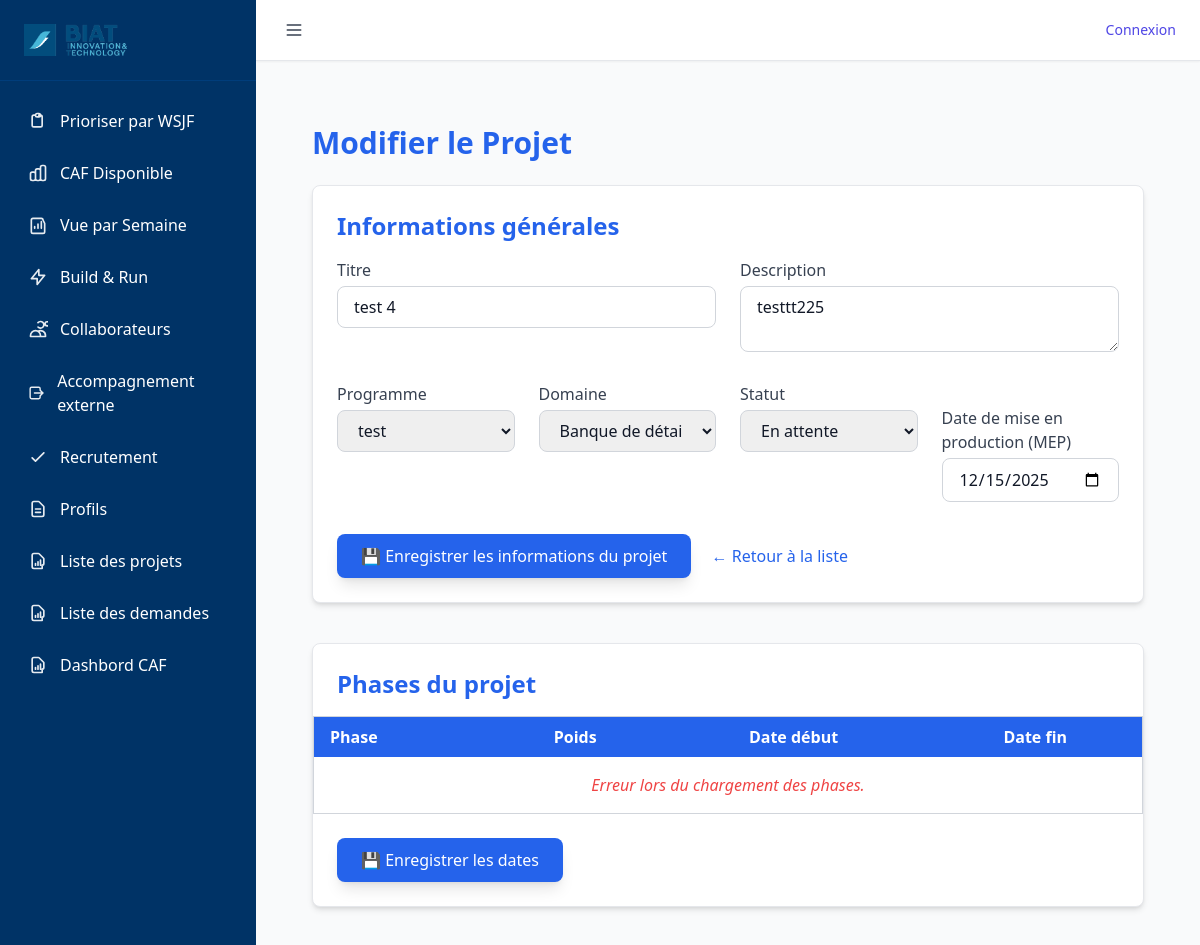
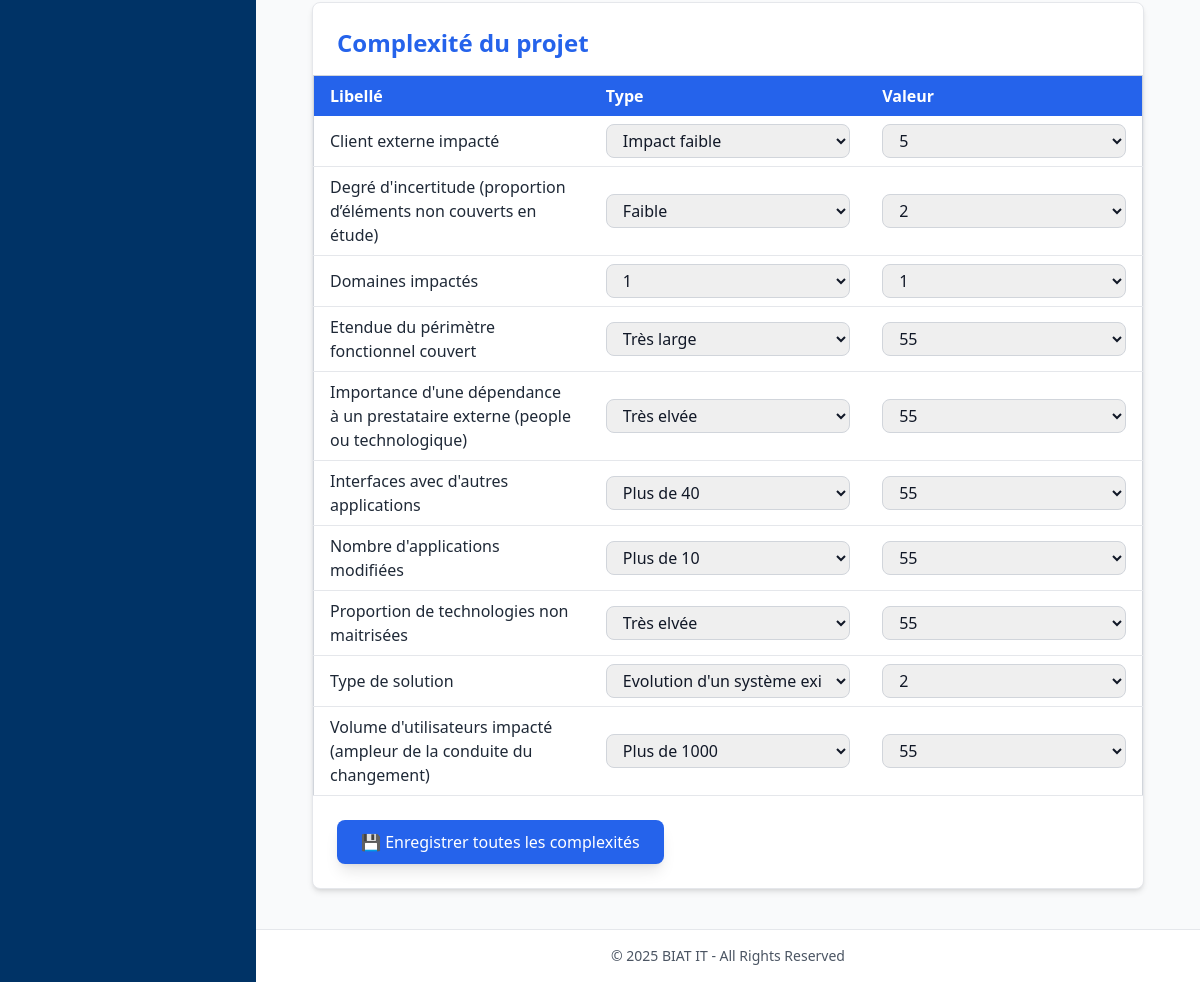
Screenshot of /projet/modifier/221 with the database file from the repository (2 pictures, top to bottom).
### tables this page shows
CREATE TABLE "Projet" (
	"id"	INTEGER,
	"ref_opg"	NUMERIC,
	"titre_projet"	NVARCHAR(200),
	"description"	NVARCHAR(300),
	"id_release"	INTEGER,
	"id_programme"	INTEGER,
	"score_complexite"	NUMERIC,
	"date_mep"	DATE,
	"retenue"	INTEGER,
	"idate"	DATE,
	"iuser"	INTEGER,
	"uuser"	INTEGER,
	"udate"	DATE,
	"id_domaine"	INTEGER,
	"id_categorie"	INTEGER,
	"id_statut"	INTEGER, estimation_jh REAL DEFAULT 0,
	PRIMARY KEY("id" AUTOINCREMENT),
	FOREIGN KEY("id_categorie") REFERENCES "categorie"("id"),
	FOREIGN KEY("id_domaine") REFERENCES "domaines"("id"),
	FOREIGN KEY("id_programme") REFERENCES "Programme"("id"),
	FOREIGN KEY("id_statut") REFERENCES "Statut"("id")
);

CREATE TABLE "Programme" (
	"id"	INTEGER,
	"nom"	NVARCHAR(200),
	"idate"	DATE,
	"iuser"	INTEGER,
	"uuser"	INTEGER,
	"udate"	DATE,
	PRIMARY KEY("id" AUTOINCREMENT)
);

CREATE TABLE domaines (
    id INTEGER PRIMARY KEY AUTOINCREMENT,
    nom TEXT NOT NULL UNIQUE,
    description TEXT,
    coefficient REAL DEFAULT 1,
    idate DATETIME DEFAULT CURRENT_TIMESTAMP,
    iuser TEXT,
    uuser TEXT,
    udate DATETIME
);

CREATE TABLE Statut (
    id INTEGER PRIMARY KEY AUTOINCREMENT,
    nom TEXT NOT NULL UNIQUE,
    idate DATETIME DEFAULT (DATETIME('now')),
    iuser INTEGER,
    udate DATETIME,
    uuser INTEGER
);

CREATE TABLE Complexite (
    id              INTEGER PRIMARY KEY AUTOINCREMENT,
    libelle         NVARCHAR(200),
    type_libelle    NVARCHAR(200),
    valeur_libelle  NVARCHAR(200),  -- ⚠️ changé en texte
    ponderation     INTEGER,
    macro_estimation INTEGER,
    idate           DATE,
    iuser           NVARCHAR(200),  -- ⚠️ changé en texte
    uuser           NVARCHAR(200),  -- ⚠️ changé en texte
    udate           DATE
);

### routes/projet_routes.py (the view, shortened to what this page needs)
@projet_bp.route("/modifier/<projet_id>", methods=["GET", "POST"])
def modifier_projet(projet_id):
    conn = get_db()
    cur = conn.cursor()
    projet = query_db("SELECT * FROM Projet WHERE id = ?", [projet_id], one=True)
    if not projet:
        flash("❌ Projet introuvable.", "error")
        return redirect(url_for("projet.liste_projets"))
    affectations = query_db("""
        SELECT
            ap.id,
            c.nom || ' ' || c.prenom AS collaborateur,
            ap.role,
            ap.pourcentage_allocation
        FROM collaborateur_projet ap
        JOIN tmp_collaborateurs c ON c.matricule = ap.collaborateur_matricule
        WHERE ap.projet_id = ?
        ORDER BY ap.id DESC
    """, [projet_id])
    collaborateurs = query_db("""
        SELECT matricule, nom || ' ' || prenom AS nom_complet
        FROM tmp_collaborateurs
        ORDER BY nom
    """)
    programmes = query_db("SELECT id, nom FROM programme ORDER BY nom")
    domaines = query_db("SELECT id, nom FROM domaines ORDER BY nom")
    categories = query_db("SELECT id, nom FROM categorie ORDER BY nom")
    statuts = query_db("SELECT id, nom FROM statut ORDER BY nom")
    libelles_complexite = query_db("""
        SELECT DISTINCT libelle FROM complexite
        WHERE libelle IS NOT NULL AND libelle <> ''
        ORDER BY libelle
    """)
    complexites = []
    for l in libelles_complexite:
        lib = l["libelle"]
        valeur_existante = query_db("""
            SELECT c.id AS id_complexite, c.libelle, c.type_libelle, c.valeur_libelle
            FROM complexite_projet cp
            JOIN complexite c ON c.id = cp.id_complexite
            WHERE cp.id_projet = ? AND c.libelle = ?
            LIMIT 1
        """, [projet_id, lib], one=True)
        if valeur_existante:
            complexites.append(valeur_existante)
        else:
            complexites.append({"libelle": lib, "id_complexite": None, "type_libelle": None, "valeur_libelle": None})
    complexite_possibles = query_db("""
        SELECT DISTINCT libelle, id, type_libelle, valeur_libelle
        FROM complexite
        WHERE type_libelle IS NOT NULL AND type_libelle <> ''
        ORDER BY id
    """)
    dropdowns_complexite = {}
    for c in complexite_possibles:
        dropdowns_complexite.setdefault(c["libelle"], []).append(dict(c))
    phases_projet = []
    if projet["id_programme"]:
        phases_projet = query_db("""
            SELECT pp.id, ph.nom AS phase_nom, pp.date_debut, pp.date_fin, pf.poids
            FROM projet_phases pp
            JOIN phase ph ON ph.id = pp.phase_id
            JOIN programme_phase pf ON pf.phase_id = ph.id AND pf.programme_id = ?
            WHERE pp.projet_id = ?
            ORDER BY ph.id
        """, [projet["id_programme"], projet_id])
    return render_template(
        "projets_modifier.html",
        projet=projet,
        programmes=programmes,
        domaines=domaines,
        categories=categories,
        statuts=statuts,
        complexites=complexites,
        dropdowns_complexite=dropdowns_complexite,
        phases_projet=phases_projet,
        affectations=affectations,
        collaborateurs=collaborateurs
    )

### utils/db_utils.py (called while the page is built)
def get_connection():
    conn = sqlite3.connect(
        DB_PATH,
        timeout=60,               # ⏱️ Patiente jusqu'à 60s avant "database is locked"
        check_same_thread=False
    )
    conn.row_factory = sqlite3.Row
    conn.execute("PRAGMA journal_mode=WAL;")      # Autorise les écritures concurrentes
    conn.execute("PRAGMA synchronous=NORMAL;")    # Bon compromis vitesse/sécurité
    conn.execute("PRAGMA foreign_keys = ON;")     # Active les clés étrangères
    conn.execute("PRAGMA busy_timeout = 60000;")  # Attend 60s avant d'abandonner une écriture
    return conn

def get_db():
    return get_connection()

def query_db(query, args=(), one=False, retries=3, delay=1):
    for attempt in range(retries):
        try:
            conn = get_connection()
            cur = conn.execute(query, args)
            rows = cur.fetchall()
            cur.close()
            conn.close()
            return (rows[0] if rows else None) if one else rows
        except sqlite3.OperationalError as e:
            if "locked" in str(e).lower() and attempt < retries - 1:
                time.sleep(delay)
                continue
            raise

### templates/projets_modifier.html (shortened to what this page needs)
{% extends "base.html" %}
{% block content %}
<div class="max-w-6xl mx-auto px-8 py-10">
  <h1 class="text-3xl font-bold mb-6 text-blue-600">Modifier le Projet</h1>
  <form method="POST" class="bg-white shadow-md rounded-lg p-6 mb-10 border border-gray-200">
    <h2 class="text-2xl font-semibold text-blue-600 mb-4">Informations générales</h2>
    <div class="grid grid-cols-1 md:grid-cols-2 gap-6">
      <div>
        <label class="block font-medium text-gray-700 mb-1">Titre</label>
        <input type="text" name="titre" value="{{ projet.titre_projet }}"
               class="w-full border border-gray-300 rounded-lg px-4 py-2 focus:ring-blue-400 focus:border-blue-400">
      </div>
      <div>
        <label class="block font-medium text-gray-700 mb-1">Description</label>
        <textarea name="description" rows="2"
                  class="w-full border border-gray-300 rounded-lg px-4 py-2 focus:ring-blue-400 focus:border-blue-400">{{ projet.description }}</textarea>
      </div>
    </div>
    <div class="grid grid-cols-1 md:grid-cols-4 gap-6 mt-6">
      <div>
        <label class="block font-medium text-gray-700 mb-1">Programme</label>
        <select name="id_programme"
                class="w-full border border-gray-300 rounded-lg px-4 py-2 focus:ring-blue-400 focus:border-blue-400">
          {% for prog in programmes %}
            <option value="{{ prog.id }}" {% if prog.id == projet.id_programme %}selected{% endif %}>
              {{ prog.nom }}
            </option>
          {% endfor %}
        </select>
      </div>
      <div>
        <label class="block font-medium text-gray-700 mb-1">Domaine</label>
        <select name="id_domaine"
                class="w-full border border-gray-300 rounded-lg px-4 py-2 focus:ring-blue-400 focus:border-blue-400">
          {% for d in domaines %}
            <option value="{{ d.id }}" {% if d.id == projet.id_domaine %}selected{% endif %}>
              {{ d.nom }}
            </option>
          {% endfor %}
        </select>
      </div>
      <div>
        <label class="block font-medium text-gray-700 mb-1">Statut</label>
        <select name="statut"
                class="w-full border border-gray-300 rounded-lg px-4 py-2 focus:ring-blue-400 focus:border-blue-400">
          {% for s in statuts %}
            <option value="{{ s.id }}" {% if s.id == projet.id_statut %}selected{% endif %}>
              {{ s.nom }}
            </option>
          {% endfor %}
        </select>
      </div>
        <div class="mt-6">
      <label class="block font-medium text-gray-700 mb-1">Date de mise en production (MEP)</label>
      <input type="date" name="date_mep" value="{{ projet.date_mep or '' }}"
             class="border border-gray-300 rounded-lg px-4 py-2 focus:ring-blue-400 focus:border-blue-400">
    </div>
    </div>
    <div class="mt-8">
      <button type="submit"
              class="bg-blue-600 hover:bg-blue-700 text-white px-6 py-2.5 rounded-lg shadow-lg">
        💾 Enregistrer les informations du projet
      </button>
      <a href="{{ url_for('projet.liste_projets') }}"
         class="ml-4 text-blue-600 hover:underline">← Retour à la liste</a>
    </div>
  </form>
  <form method="POST" action="{{ url_for('projet.update_phases_dates', projet_id=projet.id) }}"
        class="bg-white shadow-md rounded-lg border border-gray-200 mt-10">
    <h2 class="text-2xl font-semibold text-blue-600 px-6 pt-6 mb-4">Phases du projet</h2>
    <table class="min-w-full border border-gray-300 rounded-lg mb-6">
      <thead class="bg-blue-600 text-white">
        <tr>
          <th class="px-4 py-2 text-left">Phase</th>
          <th class="px-4 py-2 text-center">Poids</th>
          <th class="px-4 py-2 text-center">Date début</th>
          <th class="px-4 py-2 text-center">Date fin</th>
        </tr>
      </thead>
      <tbody id="phases-body">
      </tbody>
    </table>
    <div class="px-6 pb-6">
      <button type="submit"
              class="bg-blue-600 hover:bg-blue-700 text-white px-6 py-2.5 rounded-lg shadow-lg">
        💾 Enregistrer les dates
      </button>
    </div>
  </form>
  <form method="POST" action="{{ url_for('projet.update_all_complexites', projet_id=projet.id) }}"
        class="bg-white shadow-md rounded-lg border border-gray-200 mt-10">
    <h2 class="text-2xl font-semibold text-blue-600 px-6 pt-6 mb-4">Complexité du projet</h2>
    <table class="min-w-full border border-gray-300 rounded-lg mb-6">
      <thead class="bg-blue-600 text-white">
        <tr>
          <th class="px-4 py-2 text-left w-1/3">Libellé</th>
          <th class="px-4 py-2 text-left w-1/3">Type</th>
          <th class="px-4 py-2 text-left w-1/3">Valeur</th>
        </tr>
      </thead>
      <tbody>
        {% for comp in complexites %}
        <tr class="border-b hover:bg-gray-50">
          <td class="px-4 py-2 font-medium text-gray-800">{{ comp.libelle }}</td>
          <td class="px-4 py-2">
            <select id="type_c{{ loop.index }}" class="border border-gray-300 rounded-lg px-3 py-1 w-full"
                    onchange="updateComplexite('{{ loop.index }}')">
              {% for opt in dropdowns_complexite[comp.libelle] | groupby('type_libelle') %}
                <option value="{{ opt.grouper }}" {% if opt.grouper == comp.type_libelle %}selected{% endif %}>
                  {{ opt.grouper }}
                </option>
              {% endfor %}
            </select>
          </td>
          <td class="px-4 py-2">
            <select name="complexite_{{ comp.libelle }}" id="valeur_c{{ loop.index }}"
                    class="border border-gray-300 rounded-lg px-3 py-1 w-full">
              {% for option in dropdowns_complexite[comp.libelle] if option.type_libelle == comp.type_libelle %}
                <option value="{{ option.id }}" {% if option.id == comp.id_complexite %}selected{% endif %}>
                  {{ option.valeur_libelle }}
                </option>
              {% endfor %}
            </select>
          </td>
        </tr>
        {% endfor %}
      </tbody>
    </table>
    <div class="px-6 pb-6">
      <button type="submit"
              class="bg-blue-600 hover:bg-blue-700 text-white px-6 py-2.5 rounded-lg shadow-lg">
        💾 Enregistrer toutes les complexités
      </button>
    </div>
  </form>
</div>
{% endblock %}

### static/css/styles.css (style rules this page uses)
body { background-color: #f8f9fa; }

### rows the page displays
Projet: titre "test 4", description "testtt225", id_programme "test", id_domaine "Banque de détail", statut "En attente", date_mep "12/15/2025"
Complexite: libelle "Client externe impacté", type_libelle+libelle "Impact faible"
Complexite: libelle "Degré d'incertitude (proportion d’éléments non couverts en étude)"
Complexite: libelle "Domaines impactés", type_libelle+libelle "1"
Complexite: libelle "Etendue du périmètre fonctionnel couvert", type_libelle+libelle "Très large"
Complexite: libelle "Importance d'une dépendance à un prestataire externe (people ou technologique)", type_libelle+libelle "Très elvée"
Complexite: libelle "Interfaces avec d'autres applications"
Complexite: libelle "Nombre d'applications modifiées"
Complexite: libelle "Proportion de technologies non maitrisées", type_libelle+libelle "Très elvée"
Complexite: libelle "Type de solution", type_libelle+libelle "Evolution d'un système existant"
Complexite: libelle "Volume d'utilisateurs impacté (ampleur de la conduite du changement)"

### other values shown
form field value "5"
form field value "Faible"
form field value "2"
form field value "1"
form field value "55"
form field value "Plus de 40"
form field value "Plus de 10"
form field value "Plus de 1000"
